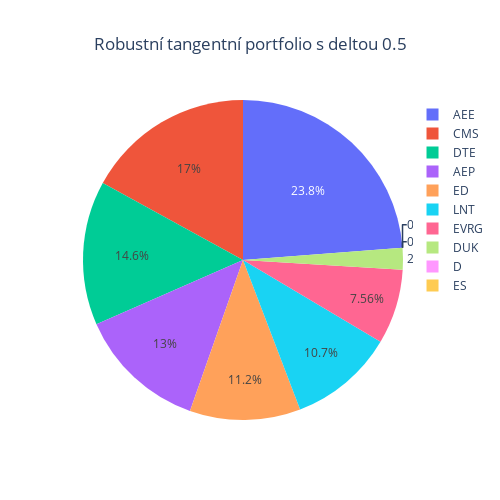

The notebook cell saved with this chart:
### Code cell
weightsCustomDeltaTangent = RobustLedoitWolfCustomDeltaMaxSharpe(prices = prices, custom_delta = 0.5)
weightsPlot(weightsCustomDeltaTangent, title = "Robustní tangentní portfolio s deltou 0.5")

### Figure 1 — Plotly figure (JSON) as saved in the notebook; plotly's stock layout.template omitted (floating-point values rounded to 4 significant figures)
{"data": [{"labels": ["AEE", "AEP", "CMS", "D", "DTE", "DUK", "ED", "ES", "EVRG", "LNT"], "type": "pie", "values": [0.2377, 0.1305, 0.17, 0, 0.1457, 0.02208, 0.1119, 0, 0.07561, 0.1065]}], "layout": {"height": 500, "title": {"text": "Robustní tangentní portfolio s deltou 0.5", "x": 0.5}, "width": 500}}
